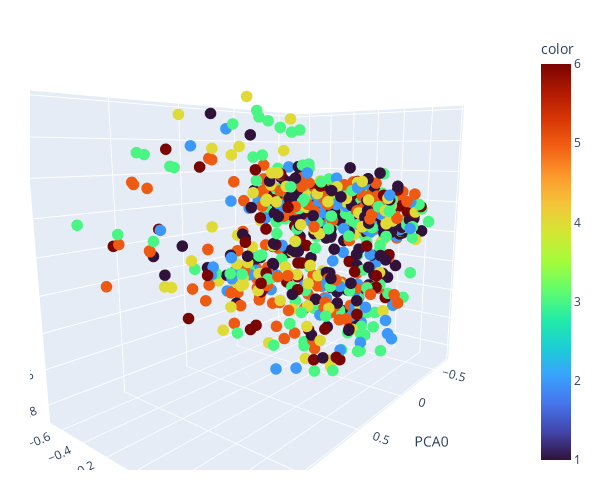

The code cell stored with this chart in its notebook:
### Code cell
import plotly.express as px

pca = PCA(3)
pokemon_pca = pca.fit_transform(pokemon_df_copy_norm)

fig = px.scatter_3d(x = pokemon_pca[:,0], y = pokemon_pca[:,1], z = pokemon_pca[:,2], 
                    color=pokemon_df[labels_col], 
                    color_continuous_scale='turbo')
fig.update_traces(marker=dict(size=4))
fig.update_layout(
    autosize=False,
    width=600,
    height=500,
    margin=dict(l=30, r=30, b=30, t=30, pad=4), 
    paper_bgcolor="white",
    scene = dict(xaxis_title='PCA0', yaxis_title='PCA1', zaxis_title='PCA2'))
fig.show()

### Figure 1 — Plotly figure (JSON) as saved in the notebook; plotly's stock layout.template omitted (floating-point values rounded to 4 significant figures; data arrays with more than 128 entries replaced by an {"elided": "..."} marker saying what was removed)
{"data": [{"hovertemplate": "x=%{x}<br>y=%{y}<br>z=%{z}<br>color=%{marker.color}<extra></extra>", "legendgroup": "", "marker": {"color": {"elided": "800 int values"}, "coloraxis": "coloraxis", "size": 4, "symbol": "circle"}, "mode": "markers", "name": "", "scene": "scene", "showlegend": false, "type": "scatter3d", "x": {"elided": "800 float values"}, "y": {"elided": "800 float values"}, "z": {"elided": "800 float values"}}], "layout": {"autosize": false, "coloraxis": {"colorbar": {"title": {"text": "color"}}, "colorscale": [[0, "#30123b"], [0.07143, "#4145ab"], [0.1429, "#4675ed"], [0.2143, "#39a2fc"], [0.2857, "#1bcfd4"], [0.3571, "#24eca6"], [0.4286, "#61fc6c"], [0.5, "#a4fc3b"], [0.5714, "#d1e834"], [0.6429, "#f3c63a"], [0.7143, "#fe9b2d"], [0.7857, "#f36315"], [0.8571, "#d93806"], [0.9286, "#b11901"], [1, "#7a0402"]]}, "height": 500, "legend": {"tracegroupgap": 0}, "margin": {"b": 30, "l": 30, "pad": 4, "r": 30, "t": 30}, "paper_bgcolor": "white", "scene": {"aspectmode": "auto", "aspectratio": {"x": 1.286, "y": 0.7752, "z": 1.003}, "camera": {"center": {"x": 0, "y": 0, "z": 0}, "eye": {"x": 1.398, "y": 1.123, "z": 0.3337}, "projection": {"type": "perspective"}, "up": {"x": 0, "y": 0, "z": 1}}, "domain": {"x": [0, 1], "y": [0, 1]}, "xaxis": {"title": {"text": "PCA0"}, "type": "linear"}, "yaxis": {"title": {"text": "PCA1"}, "type": "linear"}, "zaxis": {"title": {"text": "PCA2"}, "type": "linear"}}, "width": 600}}
